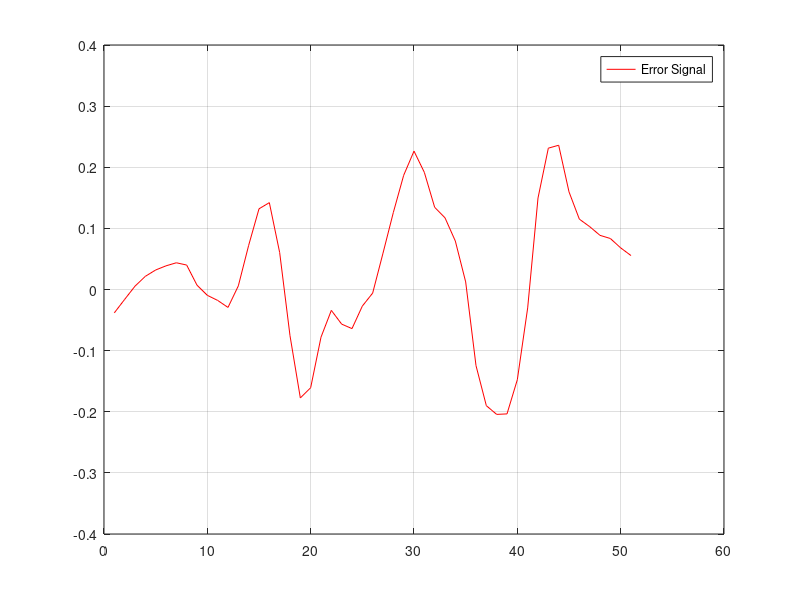

Write the MATLAB code that produced this figure.
load('hest_error.mat');
figure();
plot(err, 'r-'); hold on;
grid();
legend('Error Signal');

set(gcf, 'PaperSize',[15 15]);
print(gcf,'figure_hest_error.pdf', '-dpdf','-bestfit');

